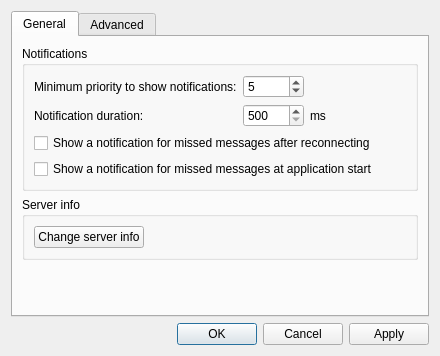
<?xml version="1.0" encoding="UTF-8"?>
<ui version="4.0">
 <class>SettingsDialog</class>
 <widget class="QDialog" name="SettingsDialog">
  <property name="geometry">
   <rect>
    <x>0</x>
    <y>0</y>
    <width>440</width>
    <height>356</height>
   </rect>
  </property>
  <property name="windowTitle">
   <string>Settings</string>
  </property>
  <layout class="QGridLayout" name="gridLayout">
   <item row="1" column="1">
    <widget class="QLabel" name="label_app_version">
     <property name="text">
      <string/>
     </property>
    </widget>
   </item>
   <item row="1" column="2">
    <widget class="QLabel" name="label_qt_icon">
     <property name="text">
      <string/>
     </property>
    </widget>
   </item>
   <item row="1" column="3">
    <widget class="QLabel" name="label_qt_version">
     <property name="text">
      <string/>
     </property>
    </widget>
   </item>
   <item row="1" column="0">
    <widget class="QLabel" name="label_app_icon">
     <property name="text">
      <string/>
     </property>
    </widget>
   </item>
   <item row="0" column="0" colspan="5">
    <widget class="QTabWidget" name="tabWidget">
     <property name="currentIndex">
      <number>0</number>
     </property>
     <widget class="QWidget" name="tab_general">
      <attribute name="title">
       <string>General</string>
      </attribute>
      <layout class="QVBoxLayout" name="verticalLayout_4">
       <item>
        <widget class="QGroupBox" name="groupBox_notifications">
         <property name="title">
          <string>Notifications</string>
         </property>
         <layout class="QGridLayout" name="gridLayout_4">
          <item row="3" column="0" colspan="3">
           <widget class="QCheckBox" name="cb_notify_start">
            <property name="text">
             <string>Show a notification for missed messages at application start</string>
            </property>
           </widget>
          </item>
          <item row="1" column="1">
           <widget class="QSpinBox" name="spin_duration">
            <property name="minimum">
             <number>500</number>
            </property>
            <property name="maximum">
             <number>30000</number>
            </property>
            <property name="singleStep">
             <number>100</number>
            </property>
           </widget>
          </item>
          <item row="1" column="2">
           <widget class="QLabel" name="label_notification_duration_ms">
            <property name="text">
             <string>ms</string>
            </property>
           </widget>
          </item>
          <item row="1" column="0">
           <widget class="QLabel" name="label_notification_duration">
            <property name="text">
             <string>Notification duration:</string>
            </property>
           </widget>
          </item>
          <item row="0" column="2">
           <spacer name="horizontalSpacer_3">
            <property name="orientation">
             <enum>Qt::Orientation::Horizontal</enum>
            </property>
            <property name="sizeHint" stdset="0">
             <size>
              <width>40</width>
              <height>20</height>
             </size>
            </property>
           </spacer>
          </item>
          <item row="0" column="0">
           <widget class="QLabel" name="label_notification_priority">
            <property name="text">
             <string>Minimum priority to show notifications:</string>
            </property>
           </widget>
          </item>
          <item row="0" column="1">
           <widget class="QSpinBox" name="spin_priority">
            <property name="minimum">
             <number>1</number>
            </property>
            <property name="maximum">
             <number>10</number>
            </property>
            <property name="value">
             <number>5</number>
            </property>
           </widget>
          </item>
          <item row="2" column="0" colspan="3">
           <widget class="QCheckBox" name="cb_notify">
            <property name="text">
             <string>Show a notification for missed messages after reconnecting</string>
            </property>
           </widget>
          </item>
         </layout>
        </widget>
       </item>
       <item>
        <widget class="QGroupBox" name="groupBox_server_info">
         <property name="title">
          <string>Server info</string>
         </property>
         <layout class="QGridLayout" name="gridLayout_3">
          <item row="0" column="0">
           <widget class="QPushButton" name="pb_change_server_info">
            <property name="text">
             <string>Change server info</string>
            </property>
           </widget>
          </item>
          <item row="0" column="1">
           <spacer name="horizontalSpacer_2">
            <property name="orientation">
             <enum>Qt::Orientation::Horizontal</enum>
            </property>
            <property name="sizeHint" stdset="0">
             <size>
              <width>40</width>
              <height>20</height>
             </size>
            </property>
           </spacer>
          </item>
         </layout>
        </widget>
       </item>
       <item>
        <spacer name="verticalSpacer">
         <property name="orientation">
          <enum>Qt::Orientation::Vertical</enum>
         </property>
         <property name="sizeHint" stdset="0">
          <size>
           <width>20</width>
           <height>40</height>
          </size>
         </property>
        </spacer>
       </item>
      </layout>
     </widget>
     <widget class="QWidget" name="tab_advanced">
      <attribute name="title">
       <string>Advanced</string>
      </attribute>
      <layout class="QVBoxLayout" name="verticalLayout">
       <item>
        <widget class="QGroupBox" name="groupBox_cache">
         <property name="title">
          <string>Cache</string>
         </property>
         <layout class="QHBoxLayout" name="horizontalLayout_6">
          <item>
           <widget class="QPushButton" name="pb_clear_cache">
            <property name="text">
             <string>Clear</string>
            </property>
           </widget>
          </item>
          <item>
           <widget class="QPushButton" name="pb_open_cache_dir">
            <property name="text">
             <string>Open</string>
            </property>
           </widget>
          </item>
          <item>
           <widget class="QLabel" name="label_cache">
            <property name="text">
             <string>0 MB</string>
            </property>
           </widget>
          </item>
          <item>
           <spacer name="horizontalSpacer_6">
            <property name="orientation">
             <enum>Qt::Orientation::Horizontal</enum>
            </property>
            <property name="sizeHint" stdset="0">
             <size>
              <width>40</width>
              <height>20</height>
             </size>
            </property>
           </spacer>
          </item>
         </layout>
        </widget>
       </item>
       <item>
        <widget class="QPushButton" name="pb_reset">
         <property name="text">
          <string>Reset all settings</string>
         </property>
        </widget>
       </item>
       <item>
        <spacer name="verticalSpacer_2">
         <property name="orientation">
          <enum>Qt::Orientation::Vertical</enum>
         </property>
         <property name="sizeHint" stdset="0">
          <size>
           <width>20</width>
           <height>40</height>
          </size>
         </property>
        </spacer>
       </item>
      </layout>
     </widget>
    </widget>
   </item>
   <item row="1" column="4">
    <widget class="QDialogButtonBox" name="buttonBox">
     <property name="orientation">
      <enum>Qt::Orientation::Horizontal</enum>
     </property>
     <property name="standardButtons">
      <set>QDialogButtonBox::StandardButton::Apply|QDialogButtonBox::StandardButton::Cancel|QDialogButtonBox::StandardButton::Ok</set>
     </property>
    </widget>
   </item>
  </layout>
 </widget>
 <tabstops>
  <tabstop>tabWidget</tabstop>
  <tabstop>spin_priority</tabstop>
  <tabstop>spin_duration</tabstop>
  <tabstop>cb_notify_start</tabstop>
  <tabstop>pb_change_server_info</tabstop>
  <tabstop>pb_clear_cache</tabstop>
  <tabstop>pb_open_cache_dir</tabstop>
  <tabstop>pb_reset</tabstop>
 </tabstops>
 <resources/>
 <connections>
  <connection>
   <sender>buttonBox</sender>
   <signal>accepted()</signal>
   <receiver>SettingsDialog</receiver>
   <slot>accept()</slot>
   <hints>
    <hint type="sourcelabel">
     <x>405</x>
     <y>436</y>
    </hint>
    <hint type="destinationlabel">
     <x>157</x>
     <y>274</y>
    </hint>
   </hints>
  </connection>
  <connection>
   <sender>buttonBox</sender>
   <signal>rejected()</signal>
   <receiver>SettingsDialog</receiver>
   <slot>reject()</slot>
   <hints>
    <hint type="sourcelabel">
     <x>405</x>
     <y>436</y>
    </hint>
    <hint type="destinationlabel">
     <x>286</x>
     <y>274</y>
    </hint>
   </hints>
  </connection>
  <connection>
   <sender>pb_clear_cache</sender>
   <signal>clicked()</signal>
   <receiver>SettingsDialog</receiver>
   <slot>clearCache()</slot>
   <hints>
    <hint type="sourcelabel">
     <x>104</x>
     <y>224</y>
    </hint>
    <hint type="destinationlabel">
     <x>414</x>
     <y>219</y>
    </hint>
   </hints>
  </connection>
  <connection>
   <sender>pb_open_cache_dir</sender>
   <signal>clicked()</signal>
   <receiver>SettingsDialog</receiver>
   <slot>openCache()</slot>
   <hints>
    <hint type="sourcelabel">
     <x>185</x>
     <y>224</y>
    </hint>
    <hint type="destinationlabel">
     <x>414</x>
     <y>266</y>
    </hint>
   </hints>
  </connection>
  <connection>
   <sender>buttonBox</sender>
   <signal>accepted()</signal>
   <receiver>SettingsDialog</receiver>
   <slot>saveSettings()</slot>
   <hints>
    <hint type="sourcelabel">
     <x>405</x>
     <y>436</y>
    </hint>
    <hint type="destinationlabel">
     <x>23</x>
     <y>445</y>
    </hint>
   </hints>
  </connection>
  <connection>
   <sender>spin_priority</sender>
   <signal>valueChanged(int)</signal>
   <receiver>SettingsDialog</receiver>
   <slot>changed()</slot>
   <hints>
    <hint type="sourcelabel">
     <x>256</x>
     <y>77</y>
    </hint>
    <hint type="destinationlabel">
     <x>412</x>
     <y>78</y>
    </hint>
   </hints>
  </connection>
  <connection>
   <sender>spin_duration</sender>
   <signal>valueChanged(int)</signal>
   <receiver>SettingsDialog</receiver>
   <slot>changed()</slot>
   <hints>
    <hint type="sourcelabel">
     <x>297</x>
     <y>106</y>
    </hint>
    <hint type="destinationlabel">
     <x>411</x>
     <y>105</y>
    </hint>
   </hints>
  </connection>
  <connection>
   <sender>cb_notify_start</sender>
   <signal>stateChanged(int)</signal>
   <receiver>SettingsDialog</receiver>
   <slot>changed()</slot>
   <hints>
    <hint type="sourcelabel">
     <x>103</x>
     <y>128</y>
    </hint>
    <hint type="destinationlabel">
     <x>408</x>
     <y>143</y>
    </hint>
   </hints>
  </connection>
  <connection>
   <sender>pb_change_server_info</sender>
   <signal>clicked()</signal>
   <receiver>SettingsDialog</receiver>
   <slot>serverInfo()</slot>
   <hints>
    <hint type="sourcelabel">
     <x>136</x>
     <y>376</y>
    </hint>
    <hint type="destinationlabel">
     <x>414</x>
     <y>390</y>
    </hint>
   </hints>
  </connection>
  <connection>
   <sender>pb_reset</sender>
   <signal>clicked()</signal>
   <receiver>SettingsDialog</receiver>
   <slot>resetSettings()</slot>
   <hints>
    <hint type="sourcelabel">
     <x>101</x>
     <y>330</y>
    </hint>
    <hint type="destinationlabel">
     <x>414</x>
     <y>179</y>
    </hint>
   </hints>
  </connection>
 </connections>
 <slots>
  <slot>clearCache()</slot>
  <slot>openCache()</slot>
  <slot>saveSettings()</slot>
  <slot>changed()</slot>
  <slot>serverInfo()</slot>
  <slot>titleFont()</slot>
  <slot>dateFont()</slot>
  <slot>messageFont()</slot>
  <slot>resetFontsSizes()</slot>
  <slot>resetSettings()</slot>
  <slot>applicationFont()</slot>
  <slot>selectedApplicationFont()</slot>
  <slot>applicationIcon()</slot>
  <slot>messageApplicationIcon()</slot>
  <slot>statusLabel()</slot>
  <slot>mainButton()</slot>
  <slot>messageButton()</slot>
  <slot>showPriorityChanged()</slot>
  <slot>messagePriority()</slot>
 </slots>
</ui>
